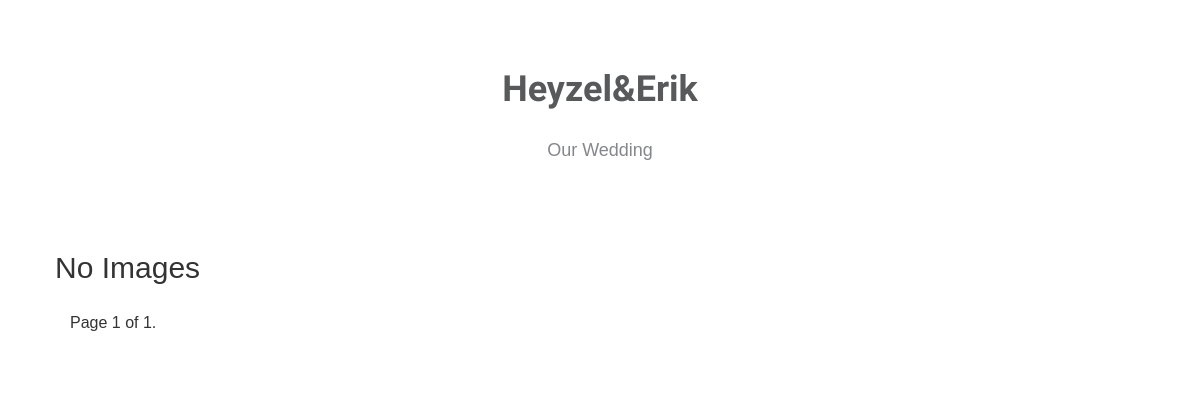
/, run on an earlier commit of the app's database.
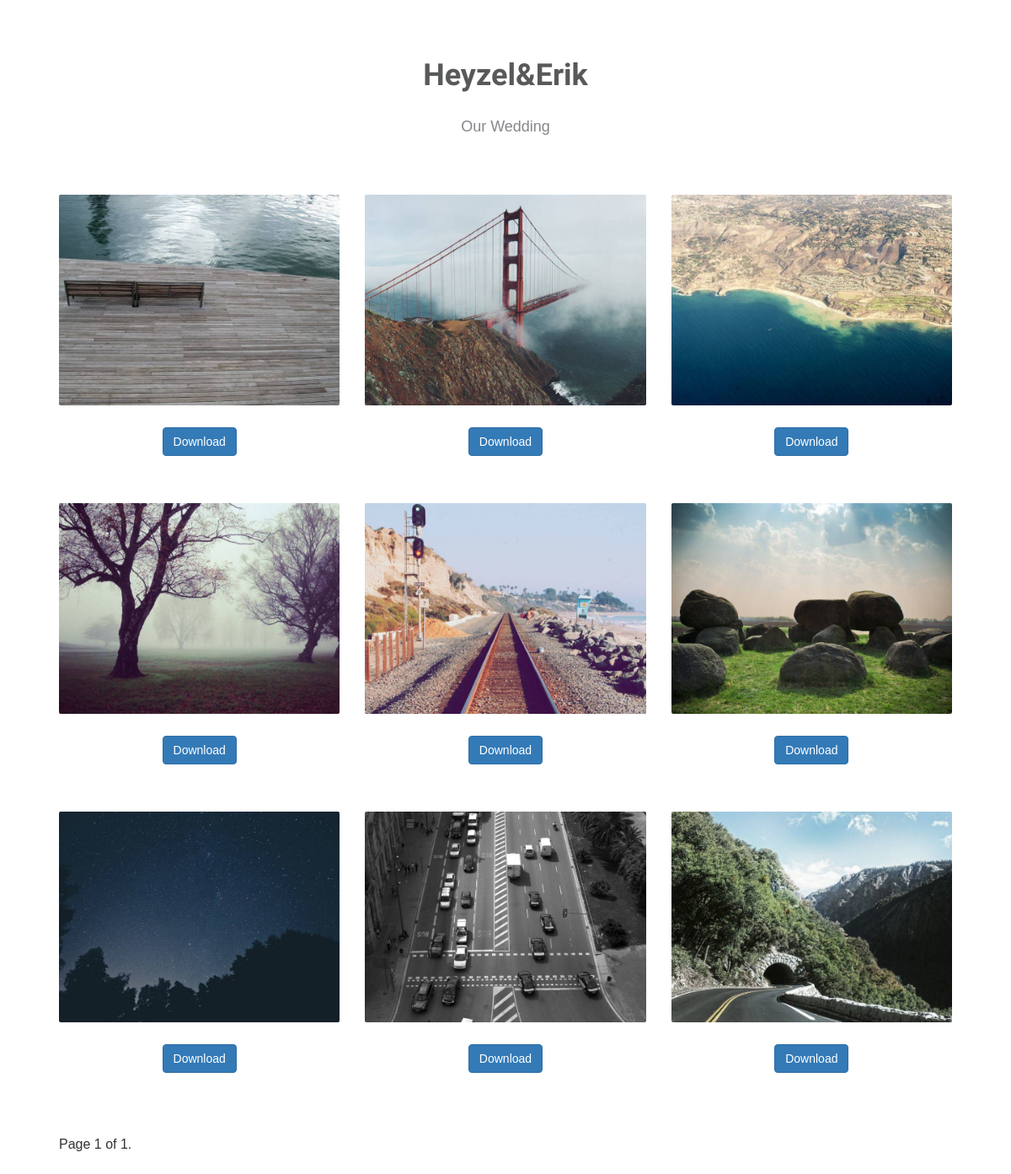
And on a later commit of the database.
### apps/home/models.py (models this page shows)
class Photo(models.Model):
    id = models.UUIDField(primary_key=True, default=uuid.uuid4, editable=False)
    image = models.ImageField(upload_to='images', blank=True)
    image_resize = ImageSpecField(
                                source='image',
                                processors=[ResizeToFill(800, 600)],
                                format='JPEG', options={'quality': 60}
                                )

### apps/home/views.py (the view)
# urls.py: path('', views.index, name='index'),
def index(request):
    all_entries = Photo.objects.all()
    paginator = Paginator(all_entries, 30)
    page_number = request.GET.get("page")
    page_obj = paginator.get_page(page_number)
    return render(request, 'home/index2.html', {'photos': all_entries, "page_obj": page_obj})

### templates/home/index2.html (shortened to what this page needs)
{% load static %}
<!DOCTYPE html>
<html>
<head>
    <link rel="stylesheet" href="https://maxcdn.bootstrapcdn.com/bootstrap/3.3.7/css/bootstrap.min.css">
    <link rel="stylesheet" href="https://cdnjs.cloudflare.com/ajax/libs/baguettebox.js/1.8.1/baguetteBox.min.css">
    <link rel="stylesheet" href="{% static 'home/css/gallery-clean.css' %}">
</head>
<body>
<div class="container gallery-container">
    <h1>Heyzel&Erik</h1>
    <p class="page-description text-center">Our Wedding</p>
    <div class="tz-gallery">
        <div class="row">
            {% if page_obj|length > 0 %}
            {% for photo in page_obj %}
            <div class="col-sm-6 col-md-4">
                <div class="thumbnail">
                    <a class="lightbox" href="{{photo.image_resize.url}}">
                        <img src="{{photo.image_resize.url}}" alt="Traffic">
                    </a>
                    <div class="card-body">
                        <div class="caption">
                            <a href="{% url 'home:download' photo.id %}" type="button" class="btn btn-primary my-2">Download</a>
                        </div>
                    </div>
                </div>
            </div>
            {% endfor %}
            {% else %}
            <h2>No Images</h2>
            {% endif %}
        </div>
        <div class="pagination">
            <span class="step-links">
                <span class="current">
                    Page {{ page_obj.number }} of {{ page_obj.paginator.num_pages }}.
                </span>
            </span>
        </div>
    </div>
</div>
</body>
</html>

### apps/home/static/home/css/gallery-clean.css (style rules this page uses)
body { background-color: #fff; min-height: 100vh; font: normal 16px sans-serif; }
.gallery-container h1 { text-align: center; margin-top: 70px; font-family: 'Droid Sans', sans-serif; font-weight: bold; color: #58595a; }
.gallery-container p.page-description { text-align: center; margin: 30px auto; font-size: 18px; color: #85878c; }
.tz-gallery { padding: 40px; }
.tz-gallery .thumbnail { padding: 0; margin-bottom: 30px; border: none; }
.tz-gallery img { border-radius: 2px; }
.tz-gallery .caption { padding: 26px 30px; text-align: center; }

What changed in the data, as far as the page shows it:
added Photo: image_resize (picture)
added Photo: image_resize (picture)
added Photo: image_resize (picture)
added Photo: image_resize (picture)
added Photo: image_resize (picture)
added Photo: image_resize (picture)
added Photo: image_resize (picture)
added Photo: image_resize (picture)
added Photo: image_resize (picture)
Also different on the page:
text no longer shown: "No Images"
